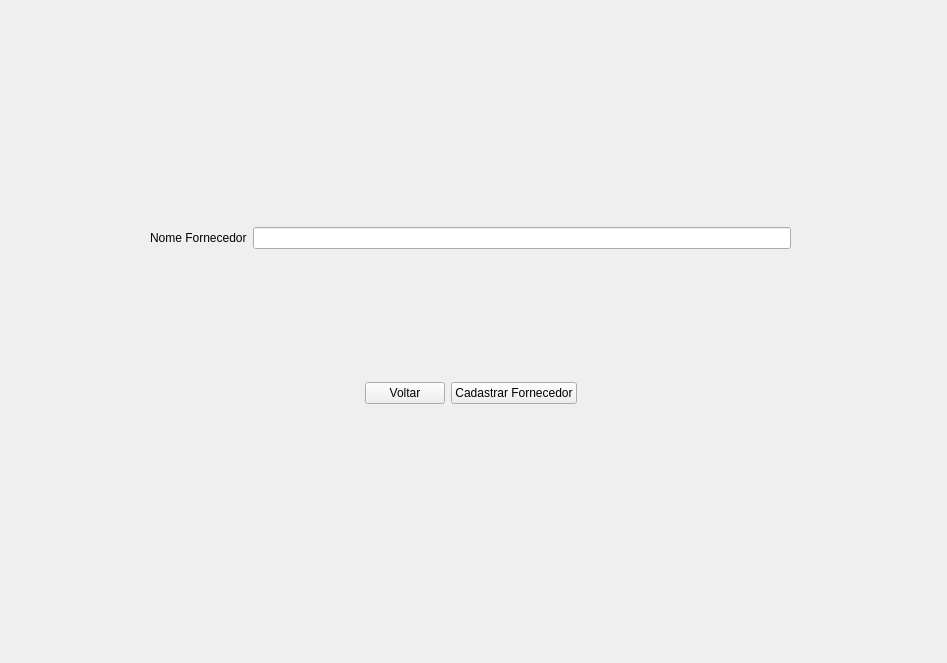
<?xml version="1.0" encoding="UTF-8"?>
<ui version="4.0">
 <class>ticket</class>
 <widget class="QWidget" name="ticket">
  <property name="geometry">
   <rect>
    <x>0</x>
    <y>0</y>
    <width>947</width>
    <height>663</height>
   </rect>
  </property>
  <property name="windowTitle">
   <string>Form</string>
  </property>
  <widget class="QStackedWidget" name="stackedWidget">
   <property name="geometry">
    <rect>
     <x>110</x>
     <y>20</y>
     <width>771</width>
     <height>591</height>
    </rect>
   </property>
   <property name="currentIndex">
    <number>1</number>
   </property>
   <widget class="QWidget" name="pesagem">
    <widget class="QWidget" name="horizontalLayoutWidget_2">
     <property name="geometry">
      <rect>
       <x>0</x>
       <y>510</y>
       <width>771</width>
       <height>80</height>
      </rect>
     </property>
     <layout class="QHBoxLayout" name="horizontalLayout_19">
      <item>
       <widget class="QPushButton" name="pushButton_3">
        <property name="text">
         <string>Cadastrar Transportadora </string>
        </property>
       </widget>
      </item>
      <item>
       <widget class="QPushButton" name="pushButton_4">
        <property name="text">
         <string>Cadastrar Fornecedor</string>
        </property>
       </widget>
      </item>
      <item>
       <widget class="QPushButton" name="pushButton_6">
        <property name="text">
         <string>Cadastrar Motorista</string>
        </property>
       </widget>
      </item>
      <item>
       <widget class="QPushButton" name="pushButton_5">
        <property name="text">
         <string>Imprimir Ticket</string>
        </property>
       </widget>
      </item>
      <item>
       <widget class="QPushButton" name="pushButton_11">
        <property name="text">
         <string>Ver Tickets</string>
        </property>
       </widget>
      </item>
     </layout>
    </widget>
    <widget class="QWidget" name="verticalLayoutWidget_3">
     <property name="geometry">
      <rect>
       <x>0</x>
       <y>0</y>
       <width>771</width>
       <height>481</height>
      </rect>
     </property>
     <layout class="QVBoxLayout" name="verticalLayout_7">
      <item>
       <layout class="QHBoxLayout" name="horizontalLayout_7">
        <item>
         <layout class="QVBoxLayout" name="verticalLayout_8">
          <item>
           <layout class="QHBoxLayout" name="horizontalLayout_8">
            <item>
             <widget class="QLabel" name="label_6">
              <property name="text">
               <string>Data Entrada</string>
              </property>
             </widget>
            </item>
            <item>
             <widget class="QLineEdit" name="txt_data"/>
            </item>
            <item>
             <spacer name="horizontalSpacer_2">
              <property name="orientation">
               <enum>Qt::Horizontal</enum>
              </property>
              <property name="sizeHint" stdset="0">
               <size>
                <width>40</width>
                <height>20</height>
               </size>
              </property>
             </spacer>
            </item>
           </layout>
          </item>
          <item>
           <layout class="QHBoxLayout" name="horizontalLayout_9">
            <item>
             <widget class="QLabel" name="label_7">
              <property name="text">
               <string>Fornecedor</string>
              </property>
             </widget>
            </item>
            <item>
             <widget class="QLineEdit" name="txt_fornecedor"/>
            </item>
            <item>
             <widget class="QPushButton" name="pushButton_7">
              <property name="text">
               <string>Fornecedores</string>
              </property>
             </widget>
            </item>
            <item>
             <spacer name="horizontalSpacer_3">
              <property name="orientation">
               <enum>Qt::Horizontal</enum>
              </property>
              <property name="sizeHint" stdset="0">
               <size>
                <width>40</width>
                <height>20</height>
               </size>
              </property>
             </spacer>
            </item>
           </layout>
          </item>
          <item>
           <layout class="QHBoxLayout" name="horizontalLayout_10">
            <item>
             <widget class="QLabel" name="label_8">
              <property name="text">
               <string>Placa</string>
              </property>
             </widget>
            </item>
            <item>
             <widget class="QLineEdit" name="txt_placa"/>
            </item>
            <item>
             <spacer name="horizontalSpacer_4">
              <property name="orientation">
               <enum>Qt::Horizontal</enum>
              </property>
              <property name="sizeHint" stdset="0">
               <size>
                <width>40</width>
                <height>20</height>
               </size>
              </property>
             </spacer>
            </item>
           </layout>
          </item>
          <item>
           <layout class="QHBoxLayout" name="horizontalLayout_11">
            <item>
             <widget class="QLabel" name="label_9">
              <property name="text">
               <string>Placa 2</string>
              </property>
             </widget>
            </item>
            <item>
             <widget class="QLineEdit" name="txt_placa2"/>
            </item>
            <item>
             <layout class="QHBoxLayout" name="horizontalLayout_12">
              <item>
               <widget class="QLabel" name="label_10">
                <property name="text">
                 <string>Placa 3</string>
                </property>
               </widget>
              </item>
              <item>
               <widget class="QLineEdit" name="txt_placa3"/>
              </item>
              <item>
               <layout class="QHBoxLayout" name="horizontalLayout_13">
                <item>
                 <widget class="QLabel" name="label_11">
                  <property name="text">
                   <string>Motorista</string>
                  </property>
                 </widget>
                </item>
                <item>
                 <widget class="QLineEdit" name="txt_motorista"/>
                </item>
                <item>
                 <widget class="QPushButton" name="pushButton_8">
                  <property name="text">
                   <string>Motoristas</string>
                  </property>
                 </widget>
                </item>
               </layout>
              </item>
             </layout>
            </item>
           </layout>
          </item>
          <item>
           <layout class="QHBoxLayout" name="horizontalLayout_18">
            <item>
             <widget class="QLabel" name="label_16">
              <property name="text">
               <string>Transportadora</string>
              </property>
             </widget>
            </item>
            <item>
             <widget class="QLineEdit" name="txt_transportadora"/>
            </item>
            <item>
             <widget class="QPushButton" name="pushButton_9">
              <property name="text">
               <string>Transportadoras</string>
              </property>
             </widget>
            </item>
           </layout>
          </item>
         </layout>
        </item>
        <item>
         <layout class="QVBoxLayout" name="verticalLayout_9">
          <item>
           <spacer name="verticalSpacer_2">
            <property name="orientation">
             <enum>Qt::Vertical</enum>
            </property>
            <property name="sizeHint" stdset="0">
             <size>
              <width>20</width>
              <height>40</height>
             </size>
            </property>
           </spacer>
          </item>
          <item>
           <layout class="QHBoxLayout" name="horizontalLayout_14">
            <item>
             <widget class="QLabel" name="label_12">
              <property name="text">
               <string>Peso Bruto</string>
              </property>
             </widget>
            </item>
            <item>
             <widget class="QLineEdit" name="txt_pesobruto"/>
            </item>
           </layout>
          </item>
          <item>
           <layout class="QHBoxLayout" name="horizontalLayout_15">
            <item>
             <widget class="QLabel" name="label_13">
              <property name="text">
               <string>Tara</string>
              </property>
             </widget>
            </item>
            <item>
             <widget class="QLineEdit" name="txt_tara"/>
            </item>
           </layout>
          </item>
         </layout>
        </item>
       </layout>
      </item>
      <item>
       <layout class="QHBoxLayout" name="horizontalLayout_17">
        <item>
         <widget class="QLabel" name="label_15">
          <property name="text">
           <string>Observação</string>
          </property>
         </widget>
        </item>
        <item>
         <widget class="QLineEdit" name="txt_observacao"/>
        </item>
       </layout>
      </item>
     </layout>
    </widget>
   </widget>
   <widget class="QWidget" name="fornecedor">
    <widget class="QWidget" name="verticalLayoutWidget_5">
     <property name="geometry">
      <rect>
       <x>40</x>
       <y>80</y>
       <width>641</width>
       <height>431</height>
      </rect>
     </property>
     <layout class="QVBoxLayout" name="verticalLayout_3">
      <item>
       <layout class="QHBoxLayout" name="horizontalLayout_25">
        <item>
         <widget class="QLabel" name="label_23">
          <property name="text">
           <string>Nome Fornecedor</string>
          </property>
         </widget>
        </item>
        <item>
         <widget class="QLineEdit" name="txt_username_fornecedor"/>
        </item>
       </layout>
      </item>
      <item>
       <layout class="QHBoxLayout" name="horizontalLayout_32">
        <item>
         <spacer name="horizontalSpacer_8">
          <property name="orientation">
           <enum>Qt::Horizontal</enum>
          </property>
          <property name="sizeHint" stdset="0">
           <size>
            <width>40</width>
            <height>20</height>
           </size>
          </property>
         </spacer>
        </item>
        <item>
         <widget class="QPushButton" name="pushButton">
          <property name="text">
           <string>Voltar</string>
          </property>
         </widget>
        </item>
        <item>
         <widget class="QPushButton" name="cadastro_fornecedor">
          <property name="text">
           <string>Cadastrar Fornecedor</string>
          </property>
         </widget>
        </item>
        <item>
         <spacer name="horizontalSpacer_9">
          <property name="orientation">
           <enum>Qt::Horizontal</enum>
          </property>
          <property name="sizeHint" stdset="0">
           <size>
            <width>40</width>
            <height>20</height>
           </size>
          </property>
         </spacer>
        </item>
       </layout>
      </item>
     </layout>
    </widget>
   </widget>
   <widget class="QWidget" name="motorista">
    <widget class="QWidget" name="verticalLayoutWidget_2">
     <property name="geometry">
      <rect>
       <x>40</x>
       <y>90</y>
       <width>641</width>
       <height>431</height>
      </rect>
     </property>
     <layout class="QVBoxLayout" name="verticalLayout">
      <item>
       <layout class="QHBoxLayout" name="horizontalLayout">
        <item>
         <widget class="QLabel" name="label_14">
          <property name="text">
           <string>CNPJ/CPF</string>
          </property>
         </widget>
        </item>
        <item>
         <widget class="QLineEdit" name="txt_cpf_motorista"/>
        </item>
       </layout>
      </item>
      <item>
       <layout class="QHBoxLayout" name="horizontalLayout_2">
        <item>
         <widget class="QLabel" name="label_17">
          <property name="text">
           <string>Razão social</string>
          </property>
         </widget>
        </item>
        <item>
         <widget class="QLineEdit" name="txt_razao_social"/>
        </item>
       </layout>
      </item>
      <item>
       <layout class="QHBoxLayout" name="horizontalLayout_16">
        <item>
         <widget class="QLabel" name="label_18">
          <property name="text">
           <string>Nome fantasia</string>
          </property>
         </widget>
        </item>
        <item>
         <widget class="QLineEdit" name="txt_nome_motorista"/>
        </item>
       </layout>
      </item>
      <item>
       <layout class="QHBoxLayout" name="horizontalLayout_20">
        <item>
         <widget class="QLabel" name="label_19">
          <property name="text">
           <string>Endereço</string>
          </property>
         </widget>
        </item>
        <item>
         <widget class="QLineEdit" name="txt_endereco"/>
        </item>
       </layout>
      </item>
      <item>
       <layout class="QHBoxLayout" name="horizontalLayout_21">
        <item>
         <layout class="QHBoxLayout" name="horizontalLayout_22">
          <item>
           <widget class="QLabel" name="label_20">
            <property name="text">
             <string>DDD</string>
            </property>
           </widget>
          </item>
          <item>
           <widget class="QLineEdit" name="txt_ddd"/>
          </item>
          <item>
           <layout class="QHBoxLayout" name="horizontalLayout_23">
            <item>
             <widget class="QLabel" name="label_21">
              <property name="text">
               <string>Telefone</string>
              </property>
             </widget>
            </item>
            <item>
             <widget class="QLineEdit" name="txt_telefone"/>
            </item>
           </layout>
          </item>
         </layout>
        </item>
       </layout>
      </item>
      <item>
       <layout class="QHBoxLayout" name="horizontalLayout_24">
        <item>
         <spacer name="horizontalSpacer">
          <property name="orientation">
           <enum>Qt::Horizontal</enum>
          </property>
          <property name="sizeHint" stdset="0">
           <size>
            <width>40</width>
            <height>20</height>
           </size>
          </property>
         </spacer>
        </item>
        <item>
         <widget class="QPushButton" name="pushButton_2">
          <property name="text">
           <string>Voltar</string>
          </property>
         </widget>
        </item>
        <item>
         <widget class="QPushButton" name="cadastro_motorista">
          <property name="text">
           <string>Cadastrar Motorista</string>
          </property>
         </widget>
        </item>
        <item>
         <spacer name="horizontalSpacer_5">
          <property name="orientation">
           <enum>Qt::Horizontal</enum>
          </property>
          <property name="sizeHint" stdset="0">
           <size>
            <width>40</width>
            <height>20</height>
           </size>
          </property>
         </spacer>
        </item>
       </layout>
      </item>
     </layout>
    </widget>
   </widget>
   <widget class="QWidget" name="transportadora">
    <widget class="QWidget" name="verticalLayoutWidget_4">
     <property name="geometry">
      <rect>
       <x>60</x>
       <y>110</y>
       <width>641</width>
       <height>431</height>
      </rect>
     </property>
     <layout class="QVBoxLayout" name="verticalLayout_2">
      <item>
       <layout class="QHBoxLayout" name="horizontalLayout_3">
        <item>
         <widget class="QLabel" name="label_22">
          <property name="text">
           <string>Nome Transportadora</string>
          </property>
         </widget>
        </item>
        <item>
         <widget class="QLineEdit" name="txt_nome_transportadora"/>
        </item>
       </layout>
      </item>
      <item>
       <layout class="QHBoxLayout" name="horizontalLayout_27">
        <item>
         <widget class="QLabel" name="label_25">
          <property name="text">
           <string>Endereço</string>
          </property>
         </widget>
        </item>
        <item>
         <widget class="QLineEdit" name="txt_endereco_transportadora"/>
        </item>
       </layout>
      </item>
      <item>
       <layout class="QHBoxLayout" name="horizontalLayout_31">
        <item>
         <spacer name="horizontalSpacer_6">
          <property name="orientation">
           <enum>Qt::Horizontal</enum>
          </property>
          <property name="sizeHint" stdset="0">
           <size>
            <width>40</width>
            <height>20</height>
           </size>
          </property>
         </spacer>
        </item>
        <item>
         <widget class="QPushButton" name="pushButton_10">
          <property name="text">
           <string>Voltar</string>
          </property>
         </widget>
        </item>
        <item>
         <widget class="QPushButton" name="cadastro_transportadora">
          <property name="text">
           <string>Cadastrar Transportadora</string>
          </property>
         </widget>
        </item>
        <item>
         <spacer name="horizontalSpacer_7">
          <property name="orientation">
           <enum>Qt::Horizontal</enum>
          </property>
          <property name="sizeHint" stdset="0">
           <size>
            <width>40</width>
            <height>20</height>
           </size>
          </property>
         </spacer>
        </item>
       </layout>
      </item>
     </layout>
    </widget>
   </widget>
  </widget>
 </widget>
 <resources/>
 <connections/>
</ui>
